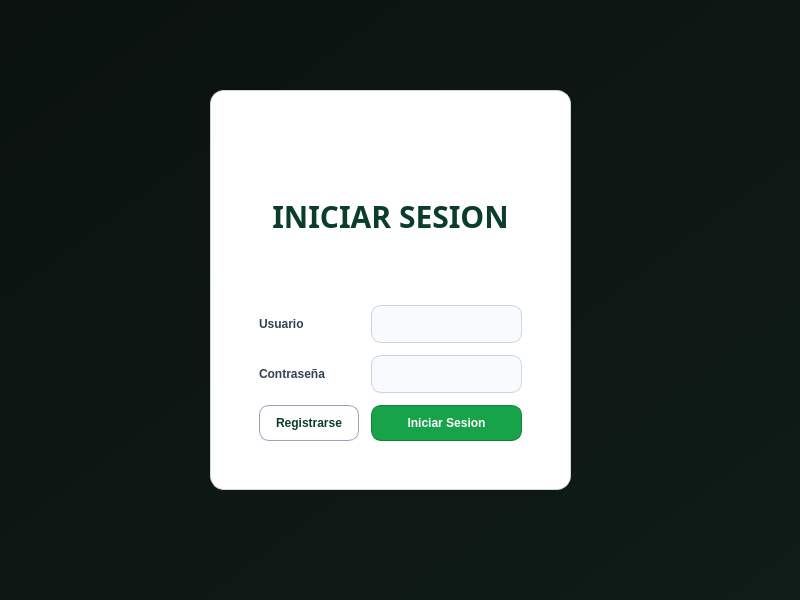
<?xml version="1.0" encoding="UTF-8"?>
<ui version="4.0">
 <class>LoginPage</class>
 <widget class="QWidget" name="LoginPage">
  <property name="geometry">
   <rect>
    <x>0</x>
    <y>0</y>
    <width>800</width>
    <height>600</height>
   </rect>
  </property>
  <property name="minimumSize">
   <size>
    <width>800</width>
    <height>600</height>
   </size>
  </property>
  <property name="maximumSize">
   <size>
    <width>800</width>
    <height>600</height>
   </size>
  </property>
  <property name="windowTitle">
   <string>Form</string>
  </property>
  <property name="styleSheet">
   <string notr="true">/* ===== Fondo general ===== */
QWidget#LoginPage {
  background: qlineargradient(x1:0,y1:0,x2:1,y2:1, stop:0 #0b1210, stop:1 #0f1c17);
  color: #E8EEF7;
  font-family: &quot;Segoe UI&quot;, &quot;Inter&quot;, Arial;
}

/* ===== Tarjeta ===== */
QFrame#cardLogin {
  background: #ffffff;
  border: 1px solid #d1d5db;
  border-radius: 14px;
  padding: 24px;
  max-width: 420px;
}

/* ===== Título ===== */
QLabel#lblTitleLogin {
  color: #0b3d2e;
  font-size: 30px;
  font-weight: 800;
  letter-spacing: .5px;
  border: none;
}

/* ===== Labels ===== */
QLabel#lblUser, QLabel#lblPwd {
  color: #334155;
  font-weight: 600;
}

/* ===== Campos ===== */
QLineEdit#txtUsuario, QLineEdit#txtPassword {
  background: #f8fafc;
  color: #111827;
  border: 1px solid #cbd5e1;
  border-radius: 10px;
  padding: 10px 12px;
}
QLineEdit#txtUsuario:focus, QLineEdit#txtPassword:focus {
  border: 2px solid #22c55e;
  background: #ffffff;
}
QLineEdit#txtUsuario::placeholder, QLineEdit#txtPassword::placeholder {
  color: #94a3b8;
}

/* ===== Botón principal (Login) ===== */
QPushButton#btnLogin {
  background: #16a34a;
  color: #ffffff;
  border: 1px solid #15803d;
  border-radius: 10px;
  padding: 10px 16px;
  font-weight: 600;
}
QPushButton#btnLogin:hover   { background: #17b455; }
QPushButton#btnLogin:pressed { background: #12803e; }
QPushButton#btnLogin:disabled{
  background: #a7f3d0; color: #065f46; border-color: #86efac;
}

/* ===== Botón secundario (Registro) ===== */
QPushButton#btnRegister {
  background: transparent;
  color: #0b3d2e;
  border: 1px solid #94a3b8;
  border-radius: 10px;
  padding: 10px 16px;
  font-weight: 600;
}
QPushButton#btnRegister:hover {
  border-color: #16a34a;
  color: #065f46;
}
</string>
  </property>
  <widget class="QFrame" name="cardLogin">
   <property name="geometry">
    <rect>
     <x>210</x>
     <y>90</y>
     <width>361</width>
     <height>400</height>
    </rect>
   </property>
   <property name="minimumSize">
    <size>
     <width>100</width>
     <height>100</height>
    </size>
   </property>
   <property name="maximumSize">
    <size>
     <width>470</width>
     <height>16777215</height>
    </size>
   </property>
   <property name="baseSize">
    <size>
     <width>100</width>
     <height>100</height>
    </size>
   </property>
   <property name="frameShape">
    <enum>QFrame::StyledPanel</enum>
   </property>
   <property name="frameShadow">
    <enum>QFrame::Raised</enum>
   </property>
   <layout class="QGridLayout" name="gridLayout" rowstretch="0,0,0,0" columnstretch="1,2">
    <property name="sizeConstraint">
     <enum>QLayout::SetDefaultConstraint</enum>
    </property>
    <property name="leftMargin">
     <number>24</number>
    </property>
    <property name="topMargin">
     <number>24</number>
    </property>
    <property name="rightMargin">
     <number>24</number>
    </property>
    <property name="bottomMargin">
     <number>24</number>
    </property>
    <property name="spacing">
     <number>12</number>
    </property>
    <item row="0" column="0" colspan="2">
     <widget class="QLabel" name="lblTitleLogin">
      <property name="font">
       <font>
        <family>Bebas Neue</family>
        <pointsize>-1</pointsize>
        <bold>true</bold>
       </font>
      </property>
      <property name="styleSheet">
       <string notr="true"/>
      </property>
      <property name="text">
       <string>INICIAR SESION</string>
      </property>
      <property name="alignment">
       <set>Qt::AlignCenter</set>
      </property>
     </widget>
    </item>
    <item row="1" column="0">
     <widget class="QLabel" name="lblUser">
      <property name="text">
       <string>Usuario</string>
      </property>
     </widget>
    </item>
    <item row="1" column="1">
     <widget class="QLineEdit" name="txtUsuario">
      <property name="enabled">
       <bool>true</bool>
      </property>
      <property name="minimumSize">
       <size>
        <width>0</width>
        <height>30</height>
       </size>
      </property>
     </widget>
    </item>
    <item row="2" column="0">
     <widget class="QLabel" name="lblPwd">
      <property name="styleSheet">
       <string notr="true"/>
      </property>
      <property name="text">
       <string>Contraseña</string>
      </property>
     </widget>
    </item>
    <item row="2" column="1">
     <widget class="QLineEdit" name="txtPassword">
      <property name="minimumSize">
       <size>
        <width>0</width>
        <height>30</height>
       </size>
      </property>
      <property name="styleSheet">
       <string notr="true"/>
      </property>
     </widget>
    </item>
    <item row="3" column="0">
     <widget class="QPushButton" name="btnRegister">
      <property name="text">
       <string>Registrarse</string>
      </property>
     </widget>
    </item>
    <item row="3" column="1">
     <widget class="QPushButton" name="btnLogin">
      <property name="styleSheet">
       <string notr="true"/>
      </property>
      <property name="text">
       <string>Iniciar Sesion</string>
      </property>
     </widget>
    </item>
   </layout>
  </widget>
 </widget>
 <resources/>
 <connections/>
</ui>
